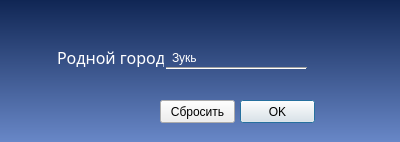
<?xml version="1.0" encoding="UTF-8"?>
<ui version="4.0">
 <class>Dialog</class>
 <widget class="QDialog" name="Dialog">
  <property name="geometry">
   <rect>
    <x>0</x>
    <y>0</y>
    <width>400</width>
    <height>142</height>
   </rect>
  </property>
  <property name="windowTitle">
   <string>Dialog</string>
  </property>
  <property name="styleSheet">
   <string notr="true">QDialog {
	background-color: qlineargradient(spread:pad, x1:0.5, y1:1, x2:0.5, y2:0, stop:0 rgba(104, 135, 199, 255), stop:1 rgba(16, 38, 84, 255));
}

QLabel 
{
	background: rgb(0, 0, 0, 0)
}</string>
  </property>
  <widget class="QPushButton" name="OK_button">
   <property name="geometry">
    <rect>
     <x>240</x>
     <y>100</y>
     <width>75</width>
     <height>23</height>
    </rect>
   </property>
   <property name="text">
    <string>OK</string>
   </property>
  </widget>
  <widget class="Line" name="line">
   <property name="geometry">
    <rect>
     <x>166</x>
     <y>63</y>
     <width>141</width>
     <height>10</height>
    </rect>
   </property>
   <property name="orientation">
    <enum>Qt::Horizontal</enum>
   </property>
  </widget>
  <widget class="QPushButton" name="reset_button">
   <property name="geometry">
    <rect>
     <x>160</x>
     <y>100</y>
     <width>75</width>
     <height>23</height>
    </rect>
   </property>
   <property name="text">
    <string>Сбросить</string>
   </property>
  </widget>
  <widget class="QLabel" name="label_3">
   <property name="geometry">
    <rect>
     <x>57</x>
     <y>48</y>
     <width>107</width>
     <height>19</height>
    </rect>
   </property>
   <property name="font">
    <font>
     <family>Calibri Light</family>
     <pointsize>12</pointsize>
    </font>
   </property>
   <property name="styleSheet">
    <string notr="true">QLabel {color: rgb(255, 255, 255)}</string>
   </property>
   <property name="text">
    <string>Родной город: </string>
   </property>
  </widget>
  <widget class="QLineEdit" name="city_lineEdit">
   <property name="geometry">
    <rect>
     <x>170</x>
     <y>50</y>
     <width>106</width>
     <height>16</height>
    </rect>
   </property>
   <property name="styleSheet">
    <string notr="true">QLineEdit
{	
	background-color: rgb(0, 0, 0, 0);
	color: rgb(255, 255, 255);
}</string>
   </property>
   <property name="text">
    <string>Зукь</string>
   </property>
   <property name="frame">
    <bool>false</bool>
   </property>
  </widget>
 </widget>
 <resources/>
 <connections/>
</ui>
